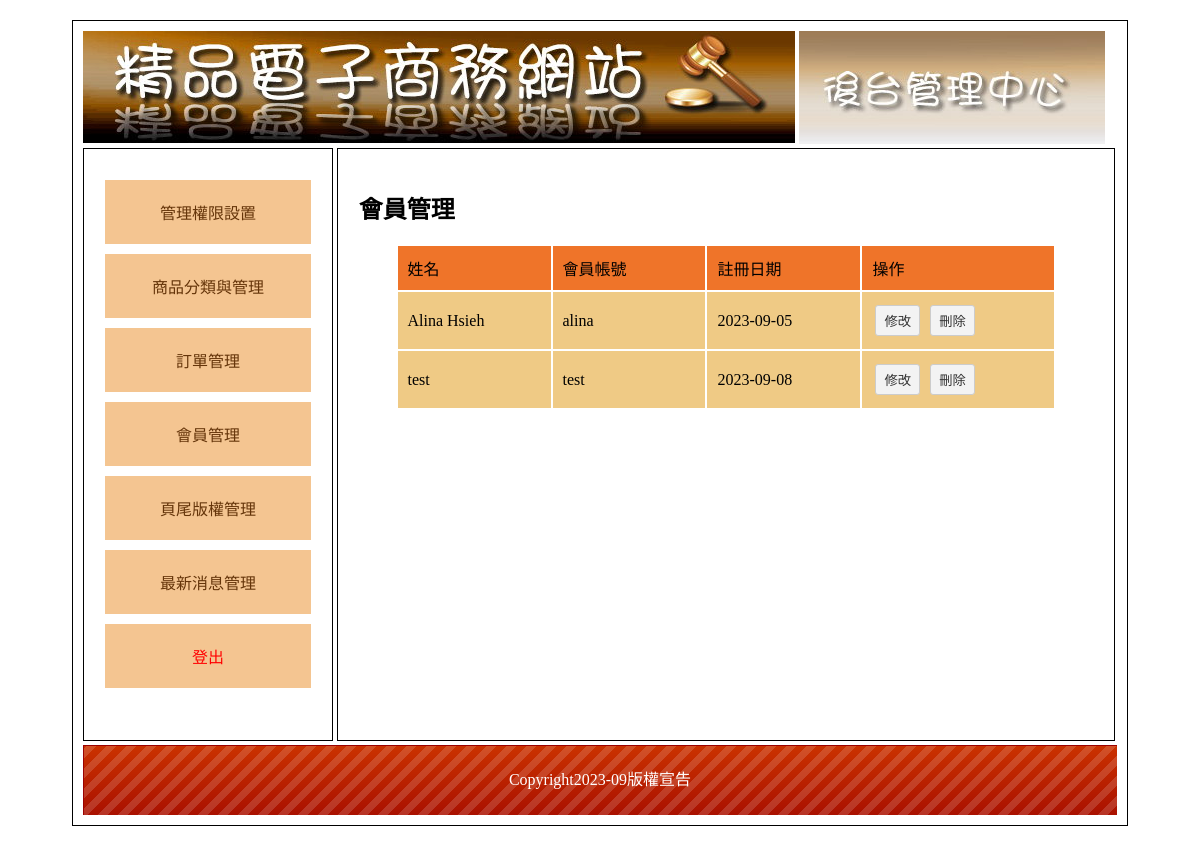
The page /backend.php?do=user on the database its author committed.
### tables this page shows
CREATE TABLE `user` (
  `id` int(10) UNSIGNED NOT NULL,
  `name` varchar(32) NOT NULL,
  `acc` varchar(32) NOT NULL,
  `pw` varchar(32) NOT NULL,
  `tel` varchar(15) NOT NULL,
  `addr` varchar(124) NOT NULL,
  `email` varchar(32) NOT NULL,
  `regdate` date NOT NULL
);

CREATE TABLE `bottom` (
  `id` int(1) UNSIGNED NOT NULL,
  `bot` text NOT NULL
);

### Controller/DB.php (called while the page is built, shortened)
<?php
class DB {
    protected $dsn="mysql:host=localhost;charset=utf8;dbname=db42";
    protected $pdo;
    protected $table;
    function __construct($table)
    {
        $this->pdo = new PDO($this->dsn,'root','');
        $this->table = $table;
    }
    function all(...$arg){
        $sql = $this->sql_all(" select * from $this->table ",...$arg);
        return $this->pdo->query($sql)->fetchAll(PDO::FETCH_ASSOC);
    }
    function find($arg){
        $sql = $this->sql_one(" select * from $this->table ", $arg);
        return $this->pdo->query($sql)->fetch(PDO::FETCH_ASSOC);
    }
    protected function sql_all($sql,...$arg){
        return $sql;
    }
    protected function sql_one($sql,$arg){
            if(is_array($arg)){
                $tmp = $this->a2s($arg);
                $sql = $sql . " where " . join(" && ", $tmp);
            }else{
                $sql = $sql . " where `id` = '$arg'";
            }
        return $sql;
    }
    function view($path,$arg=[]){
        extract($arg);
        include($path);
    }
}

### Controller/User.php (called while the page is built, shortened)
<?php include_once "DB.php";
class User extends DB{
    function back(){
        $view['rows']=$this->all();
        return $this->view("./view/back/user.php",$view);
    }
}

### view/back/user.php (the view)
<h2>會員管理</h2>
<table class="all">
    <tr>
        <td class="tt">姓名</td>
        <td class="tt">會員帳號</td>
        <td class="tt">註冊日期</td>
        <td class="tt">操作</td>
    </tr>
    <?php
    foreach($rows as $row){
    ?>
    <tr>
        <td class="pp"><?=$row['name']?></td>
        <td class="pp"><?=$row['acc']?></td>
        <td class="pp"><?=$row['regdate']?></td>
        <td class="pp">
                <button onclick="location.href='?do=edit_user&id=<?=$row['id']?>'">修改</button>
                <button onclick="del('User',<?=$row['id']?>)">刪除</button>
        </td>
    </tr>
    <?php     } ?>
</table>

### Controller/Bottom.php (shortened to what this page needs)
<?php include_once "DB.php";
class Bottom extends DB{
    function bot(){
        echo $this->find(1)['bot'];
    }
}

### css/css.css (style rules this page uses)
body { font-family:"微軟正黑體"; }
.all { width:90%; margin:10px auto 10px auto; }
.all td { min-width:80px; padding:10px; }
.tt { background:#EF7429; }
.pp { background:#EFCA85; }
input[type=text],input[type=password],input[type=submit],button,.button,input[type=reset],input[type=button],select，textarea,input[type=number] { background:#F3F3F3; border:#CCC 1px solid; border-radius:3px; padding:5px 8px 5px 8px; text-decoration:none; margin:3px; color:#333; }

### rows shown on the page
user: name "Alina Hsieh", acc "alina", regdate "2023-09-05"
user: name "test", acc "test", regdate "2023-09-08"
bottom: bot "Copyright2023-09版權宣告"
